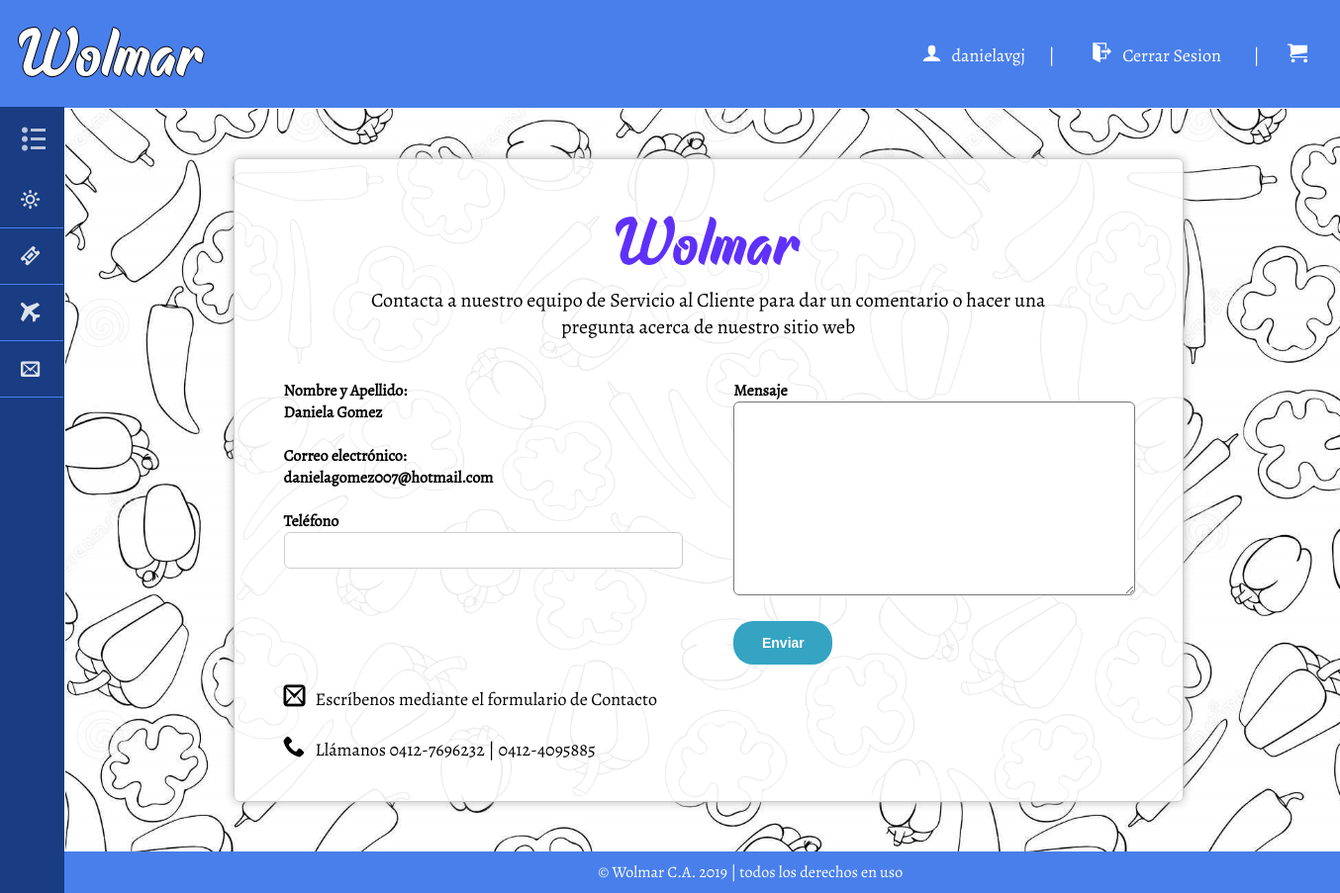
Screenshot of /contacto.php (signed in) with the database file from the repository.
### tables this page shows
CREATE TABLE `persona` (
  `id_persona` int(8) NOT NULL,
  `nombres` varchar(50) NOT NULL,
  `apellidos` varchar(50) NOT NULL,
  `correo` varchar(50) NOT NULL,
  `nombre_usuario` varchar(20) NOT NULL,
  `clave` varchar(30) NOT NULL
);

### contacto.php (the view, shortened to what this page needs)
<?php
include 'connect.php';
if(isset($_SESSION['usuario'])){
	$nombre_usuario = $_SESSION['usuario'];
	$consulta = "SELECT * FROM persona WHERE nombre_usuario = '$nombre_usuario'";
	$resultado = mysqli_query($conexion, $consulta);
	$atributo = mysqli_fetch_array($resultado);
}
?>
<!DOCTYPE html>
<html lang="es">
<head>
	<link rel="stylesheet" type="text/css" href="css/contacto.css">
	<link rel="stylesheet" type="text/css" href="css/fonts.css">
</head>
<body>
	<header>
		<h1 class="home"><a href="index.php">Wolmar</a></h1>
		<ul class="menuP">
            <?php if (isset($_SESSION['usuario'])): ?>
            <li><span class="icon-user"></span><?php echo $_SESSION['usuario']?></li>
            <li>|</li>
            <li><a href ="desconexion.php"><span class="icon-exit"></span>Cerrar Sesion<?php ?></a></li>
			<li>|</li>
            <li id="carrito"><a href="carro.php" class="icon-cart"></a></li>
            <?php endif; ?>
		</ul>
		<nav>
				<div class="menu-bar">
					<h2><span class="icon-list2"></span>MENÚ</h2>
				</div>
			<ul class="menu">
				<li class="supermercado">
					<a href="#"><span class="icon-sun"></span>Supermercado<span class="icon-circle-down"></span></a>
				</li>
				<li>
					<a href="#"><span class="icon-ticket"></span>Ofertas</a>
				</li>
				<li>
					<a href="#"><span class="icon-airplane"></span>Importado</a>
				</li>
				<li>
					<a href="contacto.php"><span class="icon-envelop"></span>Contáctanos</a>
				</li>
			</ul>
		</nav>
	</header>
	<section class="main">
		<div id="form-contacto">
			<form action="contacto_submit.php" method="post" onsubmit="return validar(this);">
				<h1>Wolmar</h1>
				<h2>Contacta a nuestro equipo de Servicio al Cliente para dar un comentario o hacer una
				pregunta acerca de nuestro sitio web</h2>
				<div class="col-izquierda">
				<?php if (isset($_SESSION['usuario'])): ?>
						<label for="nombre">Nombre y Apellido:</label>
						<label> <?php echo $atributo['nombres']," ",$atributo['apellidos'];?></label>
						<label><br></label>
						<label for="correo">Correo electrónico:</label>
						<label for="correo"><?php echo $atributo['correo'];?></label>
						<label><br></label>
					<?php endif; ?>
					<label for="telefono">Teléfono</label>
					<input type="tel" id="telefono" name="telefono" maxlength="12" required>
				</div>
				<div class="col-derecha">
					<label for="asunto">Mensaje</label>
					<textarea rows="8" name="asunto" id="asunto" maxlength="500" required></textarea>
					<input type="submit" name="enviar" value="Enviar">
				</div>
				<p><span class="icon-mail2"></span>Escríbenos mediante el formulario de Contacto</p>
				<p><span class="icon-phone"></span>Llámanos 0412-7696232 | 0412-4095885</p>
			</form>
		</div>
	</section>
	<footer>
		<p>© Wolmar C.A. 2019 | todos los derechos en uso</p>
	</footer>
</body>
</html>

### css/contacto.css (style rules this page uses)
* { margin: 0; padding: 0; }
body { font-family: 'Alegreya'; background-repeat:no-repeat; background-attachment:fixed; background-position:center; background-size: cover; overflow-x: hidden; }
header { position: fixed; top: 0; width: 100%; background: #497FEB; color: #fff; }
header h1 { font-family: 'Raphtalia'; font-weight: lighter; font-size: 70px; display: inline-block; text-align: left; margin: 10px; text-shadow: 1px 0 0 #000, -1px 0 0 #000, 0 1px 0 #000, 0 -1px 0 #000; }
header .menuP { display: inline-block; margin-top: 22px; float: right; }
header .menuP li { display: inline-block; margin: 20px 10px; font-size: 18px; }
header .menuP a, h1 a { padding: 9px; color: #fff; text-decoration: none; }
header span { margin-right: 28px; margin-left: 6px; }
header li#carrito { margin-right: 24px; margin-left: 6px; font-size: 20px; }
.icon-user, .icon-exit { margin-right: 10px; font-size: 20px; }
.menu-bar { cursor: pointer; padding: 16px; color: #fff; opacity: .7; }
header nav { font-family: 'BreeSerif'; position: fixed; width: 64px; height: 100%; background:#193C83; outline: 1px solid #193C83; transition: all .3s; overflow-x: hidden; overflow-y: auto; }
header ul { list-style: none; }
header nav > ul { padding-bottom: 120px; }
header nav li { border-bottom: 1px solid #497FEB; transition: all .3s; }
header nav a { padding: 15px; display: block; color: #fff; opacity: .85; font-size: 1.2em; text-decoration: none; position: relative; }
section { background-image: url(../multimedia/pimientos.jpg); background-size: contain; background-attachment:fixed; width: 93%; margin: 110px 0 0 66px; padding: 30px 20px; }
section h1 { font-family: 'Raphtalia'; font-weight: lighter; color: #5F31F8; font-size: 70px; text-align: center; }
section h2 { font-size: 20px; margin:0 70px; margin-bottom: 40px; font-weight: normal; text-align: center; }
div#form-contacto { width: 1000px; margin: 0 auto; }
div.col-izquierda { width: 47%; float: left; }
div.col-derecha { width: 47%; float: right; }
#form-contacto form { background-color: rgba(255, 255, 255, .92); box-shadow: 0 0 10px #bbb; border: 1px solid #ccc; margin: 20px; padding: 40px 50px; border-radius: 6px; }
#form-contacto label { font-size: 16px; display: block; text-align: left; font-weight: bold; }
#form-contacto textarea { width: 100%; resize: vertical; max-height: 300px; min-height: 194px; }
#form-contacto p { clear: both; margin-top: 24px; font-size: 18px; }
#form-contacto p span { font-size: 22px; margin-right: 10px; }
input { margin-bottom: 20px; width: 100%; padding:10px; box-sizing: border-box; border: 1px solid #ccc; }
input[type="text"], input[type="email"], input[type="tel"], textarea { border-radius: 6px; }
input[type="submit"] { display: block; margin: 20px 0; font-size: 14px; font-weight: bold; height: 44px; width: 100px; background: #34A4C2; color: #fff; border: none; border-radius: 20px; }
footer { background: #497FEB; color:#fff; width: 112%; padding: 10px 0; text-align: center; }

### rows the page displays
persona: nombres "Daniela", apellidos "Gomez", correo "danielagomez007@hotmail.com"

### other values shown
$_SESSION['usuario'] "danielavgj"
